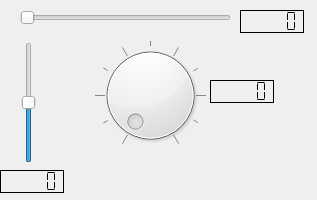
<?xml version="1.0" encoding="UTF-8"?>
<ui version="4.0">
 <class>MainWindow</class>
 <widget class="QMainWindow" name="MainWindow">
  <property name="geometry">
   <rect>
    <x>0</x>
    <y>0</y>
    <width>317</width>
    <height>200</height>
   </rect>
  </property>
  <property name="windowTitle">
   <string>MainWindow</string>
  </property>
  <widget class="QWidget" name="centralwidget">
   <widget class="QSlider" name="Hslider">
    <property name="geometry">
     <rect>
      <x>20</x>
      <y>10</y>
      <width>211</width>
      <height>16</height>
     </rect>
    </property>
    <property name="value">
     <number>0</number>
    </property>
    <property name="sliderPosition">
     <number>0</number>
    </property>
    <property name="tracking">
     <bool>true</bool>
    </property>
    <property name="orientation">
     <enum>Qt::Horizontal</enum>
    </property>
    <property name="tickPosition">
     <enum>QSlider::NoTicks</enum>
    </property>
   </widget>
   <widget class="QDial" name="dial">
    <property name="geometry">
     <rect>
      <x>80</x>
      <y>40</y>
      <width>141</width>
      <height>111</height>
     </rect>
    </property>
    <property name="maximum">
     <number>50</number>
    </property>
    <property name="pageStep">
     <number>2</number>
    </property>
    <property name="notchTarget">
     <double>10.000000000000000</double>
    </property>
    <property name="notchesVisible">
     <bool>true</bool>
    </property>
   </widget>
   <widget class="QLCDNumber" name="lcdH">
    <property name="geometry">
     <rect>
      <x>240</x>
      <y>10</y>
      <width>64</width>
      <height>23</height>
     </rect>
    </property>
    <property name="frameShadow">
     <enum>QFrame::Plain</enum>
    </property>
    <property name="segmentStyle">
     <enum>QLCDNumber::Flat</enum>
    </property>
   </widget>
   <widget class="QLCDNumber" name="lcdDial">
    <property name="geometry">
     <rect>
      <x>210</x>
      <y>80</y>
      <width>64</width>
      <height>23</height>
     </rect>
    </property>
    <property name="sizePolicy">
     <sizepolicy hsizetype="Minimum" vsizetype="Maximum">
      <horstretch>0</horstretch>
      <verstretch>0</verstretch>
     </sizepolicy>
    </property>
    <property name="frameShadow">
     <enum>QFrame::Plain</enum>
    </property>
    <property name="segmentStyle">
     <enum>QLCDNumber::Flat</enum>
    </property>
   </widget>
   <widget class="QLCDNumber" name="lcdV">
    <property name="geometry">
     <rect>
      <x>0</x>
      <y>170</y>
      <width>64</width>
      <height>23</height>
     </rect>
    </property>
    <property name="sizePolicy">
     <sizepolicy hsizetype="Maximum" vsizetype="Maximum">
      <horstretch>0</horstretch>
      <verstretch>0</verstretch>
     </sizepolicy>
    </property>
    <property name="frameShadow">
     <enum>QFrame::Plain</enum>
    </property>
    <property name="segmentStyle">
     <enum>QLCDNumber::Flat</enum>
    </property>
   </widget>
   <widget class="QSlider" name="Vslider">
    <property name="geometry">
     <rect>
      <x>21</x>
      <y>42</y>
      <width>16</width>
      <height>121</height>
     </rect>
    </property>
    <property name="layoutDirection">
     <enum>Qt::RightToLeft</enum>
    </property>
    <property name="minimum">
     <number>-100</number>
    </property>
    <property name="maximum">
     <number>100</number>
    </property>
    <property name="orientation">
     <enum>Qt::Vertical</enum>
    </property>
   </widget>
  </widget>
 </widget>
 <resources/>
 <connections>
  <connection>
   <sender>Hslider</sender>
   <signal>valueChanged(int)</signal>
   <receiver>lcdH</receiver>
   <slot>display(int)</slot>
   <hints>
    <hint type="sourcelabel">
     <x>65</x>
     <y>12</y>
    </hint>
    <hint type="destinationlabel">
     <x>259</x>
     <y>17</y>
    </hint>
   </hints>
  </connection>
  <connection>
   <sender>Vslider</sender>
   <signal>valueChanged(int)</signal>
   <receiver>lcdV</receiver>
   <slot>display(int)</slot>
   <hints>
    <hint type="sourcelabel">
     <x>30</x>
     <y>101</y>
    </hint>
    <hint type="destinationlabel">
     <x>36</x>
     <y>186</y>
    </hint>
   </hints>
  </connection>
  <connection>
   <sender>dial</sender>
   <signal>valueChanged(int)</signal>
   <receiver>lcdDial</receiver>
   <slot>display(int)</slot>
   <hints>
    <hint type="sourcelabel">
     <x>191</x>
     <y>105</y>
    </hint>
    <hint type="destinationlabel">
     <x>251</x>
     <y>82</y>
    </hint>
   </hints>
  </connection>
 </connections>
</ui>
